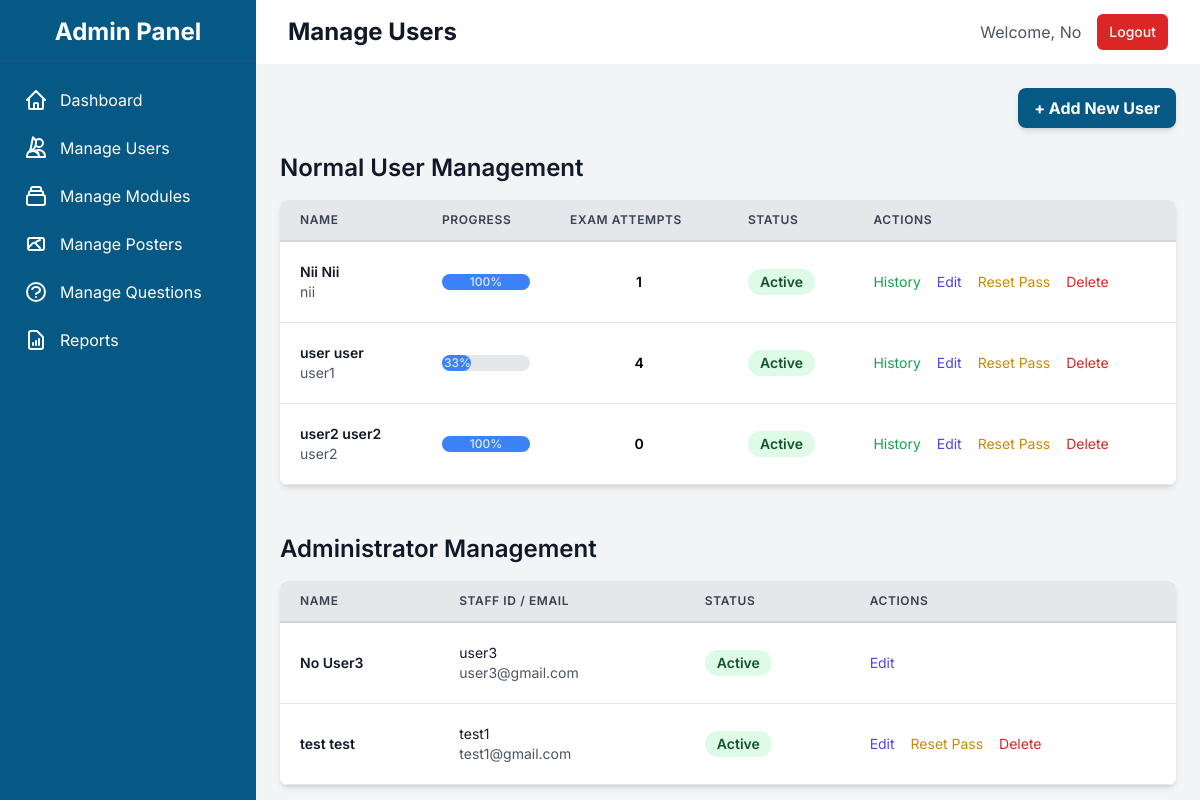
The page /admin/manage_users.php (signed in) on the database its author committed.
### tables this page shows
CREATE TABLE `users` (
  `id` int(11) NOT NULL,
  `first_name` varchar(100) NOT NULL,
  `last_name` varchar(100) NOT NULL,
  `email` varchar(255) NOT NULL,
  `password` varchar(255) NOT NULL,
  `gender` enum('Male','Female','Other') DEFAULT NULL,
  `dob` date DEFAULT NULL,
  `staff_id` varchar(50) NOT NULL,
  `position` varchar(100) DEFAULT NULL,
  `department_id` int(11) DEFAULT NULL,
  `role` enum('user','admin') NOT NULL DEFAULT 'user',
  `status` enum('active','inactive') NOT NULL DEFAULT 'active',
  `password_reset_required` tinyint(1) NOT NULL DEFAULT 0,
  `signup_at` timestamp NOT NULL DEFAULT current_timestamp(),
  `profile_picture` varchar(255) DEFAULT 'default_avatar.png'
);

### includes/functions.php (called while the page is built, shortened)
<?php
function escape($data) {
    return htmlspecialchars($data ?? '', ENT_QUOTES, 'UTF-8');
}
?>

### admin/manage_users.php (the view, shortened to what this page needs)
<?php
require_once '../includes/db_connect.php';
$records_per_page = 10;
$current_page = isset($_GET['page']) && is_numeric($_GET['page']) ? (int)$_GET['page'] : 1;
$offset = ($current_page - 1) * $records_per_page;
try {
    $total_modules_stmt = $pdo->query("SELECT COUNT(*) FROM modules");
    $total_modules = $total_modules_stmt->fetchColumn();
    $total_modules = $total_modules > 0 ? $total_modules : 1;
    $sql_users = "SELECT
                    u.id, u.first_name, u.last_name, u.staff_id, u.role, u.status, d.name as department_name,
                    (SELECT COUNT(*) FROM user_progress up WHERE up.user_id = u.id) as completed_modules,
                    (SELECT COUNT(*) FROM final_assessments fa_count WHERE fa_count.user_id = u.id) as exam_attempts,
                    latest_fa.quiz_started_at,
                    latest_fa.quiz_ended_at
                  FROM users u
                  LEFT JOIN departments d ON u.department_id = d.id
                  LEFT JOIN (
                      SELECT
                          user_id,
                          quiz_started_at,
                          quiz_ended_at,
                          ROW_NUMBER() OVER(PARTITION BY user_id ORDER BY completed_at DESC) as rn
                      FROM final_assessments
                  ) AS latest_fa ON u.id = latest_fa.user_id AND latest_fa.rn = 1
                  WHERE u.role = 'user'
                  ORDER BY u.first_name, u.last_name
                  LIMIT :limit OFFSET :offset";
    $stmt_users = $pdo->prepare($sql_users);
    $stmt_users->bindValue(':limit', $records_per_page, PDO::PARAM_INT);
    $stmt_users->bindValue(':offset', $offset, PDO::PARAM_INT);
    $stmt_users->execute();
    $normal_users = $stmt_users->fetchAll();
    $sql_admins = "SELECT u.id, u.first_name, u.last_name, u.email, u.staff_id, u.role, u.status
                   FROM users u
                   WHERE u.role = 'admin'
                   ORDER BY u.first_name, u.last_name";
    $stmt_admins = $pdo->query($sql_admins);
    $admin_users = $stmt_admins->fetchAll();
} catch (PDOException $e) {
    error_log("Manage Users Error: " . $e->getMessage());
    $normal_users = [];
    $admin_users = [];
    $departments = [];
    $total_pages = 0;
}
require_once 'includes/header.php';
?>
<div class="container mx-auto">
    <div class="flex justify-end mb-6">
        <button id="add-user-btn" class="bg-primary hover:bg-primary-dark text-white font-bold py-2 px-4 rounded-lg shadow-md transition-colors">
            + Add New User
        </button>
    </div>
    <h2 class="text-2xl font-semibold text-gray-900 mb-4">Normal User Management</h2>
    <div class="bg-white shadow-md rounded-lg overflow-x-auto">
        <table class="min-w-full leading-normal">
            <thead class="bg-gray-200">
                <tr>
                    <th class="px-5 py-3 border-b-2 border-gray-300 text-left text-xs font-semibold text-gray-700 uppercase tracking-wider">Name</th>
                    <th class="px-5 py-3 border-b-2 border-gray-300 text-left text-xs font-semibold text-gray-700 uppercase tracking-wider">Progress</th>
                    <th class="px-5 py-3 border-b-2 border-gray-300 text-left text-xs font-semibold text-gray-700 uppercase tracking-wider">Exam Attempts</th>
                    <th class="px-5 py-3 border-b-2 border-gray-300 text-left text-xs font-semibold text-gray-700 uppercase tracking-wider">Status</th>
                    <th class="px-5 py-3 border-b-2 border-gray-300 text-left text-xs font-semibold text-gray-700 uppercase tracking-wider">Actions</th>
                </tr>
            </thead>
            <tbody>
                <?php if (empty($normal_users)): ?>
                    <tr><td colspan="5" class="text-center py-10 text-gray-500">No normal users found.</td></tr>
                <?php else: ?>
                    <?php foreach ($normal_users as $user): ?>
                        <?php $progress_percentage = round(($user['completed_modules'] / $total_modules) * 100); ?>
                        <tr id="user-row-<?= $user['id'] ?>">
                            <td class="px-5 py-5 border-b border-gray-200 bg-white text-sm">
                                <p class="text-gray-900 whitespace-no-wrap font-semibold"><?= escape($user['first_name'] . ' ' . $user['last_name']) ?></p>
                                <p class="text-gray-600 whitespace-no-wrap"><?= escape($user['staff_id']) ?></p>
                            </td>
                            <td class="px-5 py-5 border-b border-gray-200 bg-white text-sm">
                                <div class="w-full bg-gray-200 rounded-full">
                                    <div class="bg-blue-500 text-xs font-medium text-blue-100 text-center p-0.5 leading-none rounded-full" style="width: <?= $progress_percentage ?>%"><?= $progress_percentage ?>%</div>
                                </div>
                            </td>
                            <td class="px-5 py-5 border-b border-gray-200 bg-white text-sm text-center font-semibold">
                                <?= $user['exam_attempts'] ?>
                            </td>
                            <td class="px-5 py-5 border-b border-gray-200 bg-white text-sm">
                                <span class="relative inline-block px-3 py-1 font-semibold leading-tight <?= $user['status'] === 'active' ? 'text-green-900' : 'text-red-900' ?>">
                                    <span aria-hidden class="absolute inset-0 <?= $user['status'] === 'active' ? 'bg-green-200' : 'bg-red-200' ?> opacity-50 rounded-full"></span>
                                    <span class="relative capitalize"><?= escape($user['status']) ?></span>
                                </span>
                            </td>
                            <td class="px-5 py-5 border-b border-gray-200 bg-white text-sm whitespace-nowrap">
                                <a href="view_user_progress.php?user_id=<?= $user['id'] ?>" class="text-green-600 hover:text-green-900 mr-3">History</a>
                                <button onclick="editUser(<?= $user['id'] ?>)" class="text-indigo-600 hover:text-indigo-900 mr-3">Edit</button>
                                <button onclick="resetPassword(<?= $user['id'] ?>)" class="text-yellow-600 hover:text-yellow-900 mr-3">Reset Pass</button>
                                <button onclick="deleteUser(<?= $user['id'] ?>)" class="text-red-600 hover:text-red-900">Delete</button>
                            </td>
                        </tr>
                    <?php endforeach; ?>
                <?php endif; ?>
            </tbody>
        </table>
    </div>
    <h2 class="text-2xl font-semibold text-gray-900 mt-12 mb-4">Administrator Management</h2>
    <div class="bg-white shadow-md rounded-lg overflow-x-auto">
        <table class="min-w-full leading-normal">
             <thead class="bg-gray-200">
                <tr>
                    <th class="px-5 py-3 border-b-2 border-gray-300 text-left text-xs font-semibold text-gray-700 uppercase tracking-wider">Name</th>
                    <th class="px-5 py-3 border-b-2 border-gray-300 text-left text-xs font-semibold text-gray-700 uppercase tracking-wider">Staff ID / Email</th>
                    <th class="px-5 py-3 border-b-2 border-gray-300 text-left text-xs font-semibold text-gray-700 uppercase tracking-wider">Status</th>
                    <th class="px-5 py-3 border-b-2 border-gray-300 text-left text-xs font-semibold text-gray-700 uppercase tracking-wider">Actions</th>
                </tr>
            </thead>
            <tbody>
                <?php if (empty($admin_users)): ?>
                    <tr><td colspan="4" class="text-center py-10 text-gray-500">No administrators found.</td></tr>
                <?php else: ?>
                    <?php foreach ($admin_users as $user): ?>
                        <tr id="user-row-<?= $user['id'] ?>">
                            <td class="px-5 py-5 border-b border-gray-200 bg-white text-sm">
                                <p class="text-gray-900 whitespace-no-wrap font-semibold"><?= escape($user['first_name'] . ' ' . $user['last_name']) ?></p>
                            </td>
                            <td class="px-5 py-5 border-b border-gray-200 bg-white text-sm">
                                <p class="text-gray-900 whitespace-no-wrap"><?= escape($user['staff_id']) ?></p>
                                <p class="text-gray-600 whitespace-no-wrap"><?= escape($user['email']) ?></p>
                            </td>
                            <td class="px-5 py-5 border-b border-gray-200 bg-white text-sm">
                                <span class="relative inline-block px-3 py-1 font-semibold leading-tight <?= $user['status'] === 'active' ? 'text-green-900' : 'text-red-900' ?>">
                                    <span aria-hidden class="absolute inset-0 <?= $user['status'] === 'active' ? 'bg-green-200' : 'bg-red-200' ?> opacity-50 rounded-full"></span>
                                    <span class="relative capitalize"><?= escape($user['status']) ?></span>
                                </span>
                            </td>
                            <td class="px-5 py-5 border-b border-gray-200 bg-white text-sm whitespace-nowrap">
                                <button onclick="editUser(<?= $user['id'] ?>)" class="text-indigo-600 hover:text-indigo-900 mr-3">Edit</button>
                                <?php if ($user['id'] != $_SESSION['user_id']): ?>
                                    <button onclick="resetPassword(<?= $user['id'] ?>)" class="text-yellow-600 hover:text-yellow-900 mr-3">Reset Pass</button>
                                    <button onclick="deleteUser(<?= $user['id'] ?>)" class="text-red-600 hover:text-red-900">Delete</button>
                                <?php endif; ?>
                            </td>
                        </tr>
                    <?php endforeach; ?>
                <?php endif; ?>
            </tbody>
        </table>
    </div>
</div>
<?php require_once 'includes/footer.php'; ?>

### rows shown on the page
users: first_name+last_name "Nii Nii", staff "nii", progress_percentage "100", exam_attempts "1", status "Active"
users: first_name+last_name "user user", staff "user1", progress_percentage "33", exam_attempts "4", status "Active"
users: first_name+last_name "user2 user2", staff "user2", progress_percentage "100", exam_attempts "0", status "Active"
users: first_name+last_name "No User3", staff "user3", email "user3@gmail.com", status "Active"
users: first_name+last_name "test test", staff "test1", email "test1@gmail.com", status "Active"

### other values the page prints
$page_title "Manage Users"
$_SESSION['user_first_name'] "No"
